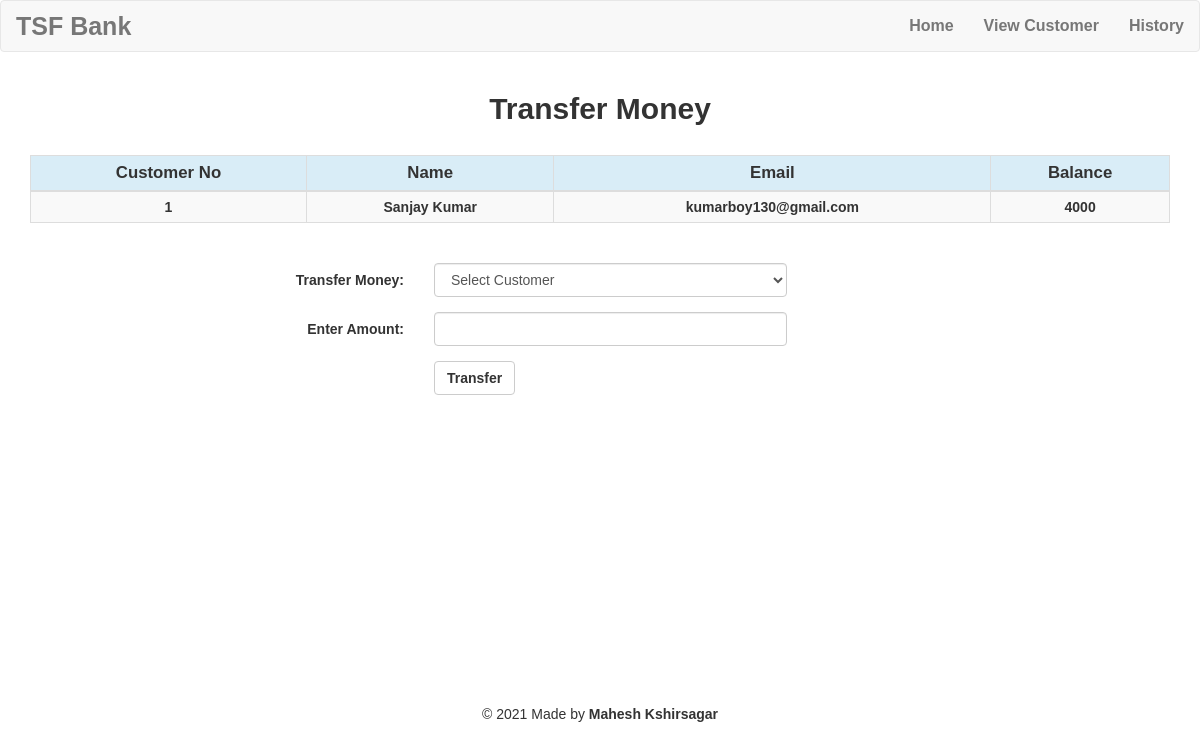
The page /transfer.php?id=1 on the database its author committed.
### tables this page shows
CREATE TABLE `customer` (
  `id` int(5) NOT NULL,
  `name` text NOT NULL,
  `email` varchar(30) NOT NULL,
  `balance` int(10) NOT NULL
);

### transfer.php (the view, shortened to what this page needs)
<!DOCTYPE html>
<html>
<head>
	<link rel="stylesheet" href="https://maxcdn.bootstrapcdn.com/bootstrap/3.4.1/css/bootstrap.min.css">
  		<link rel="stylesheet" type="text/css" href="css/style.css">
</head>
<body>
	<?php
		include'navbar.php';
	?>
<div class="container">
<h2 class="text-center pt-4" style="font-family: sans-serif; font-weight: bold;">Transfer Money</h2>
 <br>
 <div class="table-responsive-sm">
 <table class="table table-hover table-sm table-striped table-condensed table-bordered tb" >
    <thead>
      <tr class="info">
        <th class="th">Customer No</th>
        <th class="th">Name</th>
        <th class="th">Email</th>
        <th class="th">Balance</th>
      </tr>
    </thead>
    <tbody>
	<?php
		include 'config.php';
		$id = $_GET['id'];
    $sql = "SELECT * FROM `customer` Where id = $id";
   	$result = mysqli_query($conn,$sql);
  ?>
   	<?php
    	while($row = mysqli_fetch_assoc($result))
     	{
     ?>
     		 <tr class="tr">
        			<td><?php echo $row['id']; ?></td>
        			<td><?php echo $row['name']; ?></td>
        			<td><?php echo $row['email']; ?></td>
        			<td><?php echo $row['balance']; ?></td>
      		</tr>
    <?php
    	}
    ?>
    </tbody>
  </table>
  </div>
 		<div>	<br>
			 <form class="form-horizontal"  method="post" action="simple.php"  style="margin-left:22%;">
			    <div class="form-group">
			      <label class="control-label col-sm-2" for="tm">Transfer Money:</label>
			      <div class="col-sm-5">
			        <select class="form-control" name="to" id="to" required>
			        	<option value=""  disabled selected>Select Customer</option>
			        </select>
			      </div>
			    </div>
			    <div class="form-group">
			      <label class="control-label col-sm-2" for="amt" required>Enter Amount:</label>
			      <div class="col-sm-5">
			            <input type="number" class="form-control" id="amt"  name="amt">
			      </div>
			    </div>
			    <div class="form-group">
     			 <div class="col-sm-offset-2 col-sm-10">
        		<button class="btn btn-default" name="submit" type="submit"  style="font-weight: bold;">Transfer
        		</button></a>
     			 </div>
    			</div>
			 </form>
		</div>
</div>
<div class="absolute">
  <footer class="text-center mt-5 py-2" style="margin-top:20%;">
        <p>&copy 2021 Made by <b>Mahesh Kshirsagar</b></p>
    </footer>
</div>
</body>
</html>

### css/style.css (style rules this page uses)
* { padding: 0; margin: 0; font-family: sans-serif; }
.container { position: relative; }
div.absolute { position: absolute; width: 50%; top: 73%; bottom: 0; margin-left:25%; }
.th { text-align: center; font-size: 1.2em; font-weight: bold; }
.tr { text-align: center; font-size: 1em; font-family: sans-serif; padding: 20px; font-weight: bold; }

### transfer.php (style rules this page uses)
.th { text-align: center; font-size: 1.2em; font-weight: bold; }
.tr { text-align: center; font-size: 1em; font-family: sans-serif; padding: 20px; font-weight: bold; }

### rows shown on the page
customer: id "1", name "Sanjay Kumar", email "kumarboy130@gmail.com", balance "4000"
